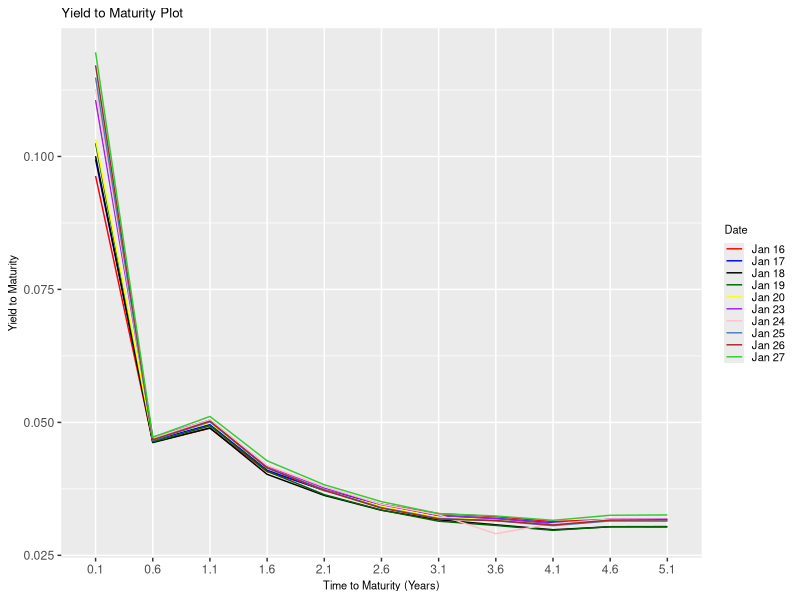
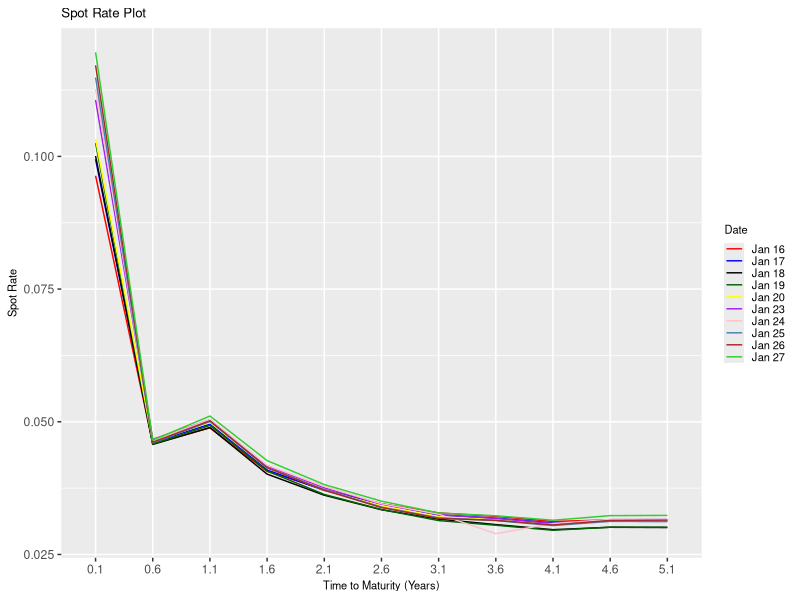
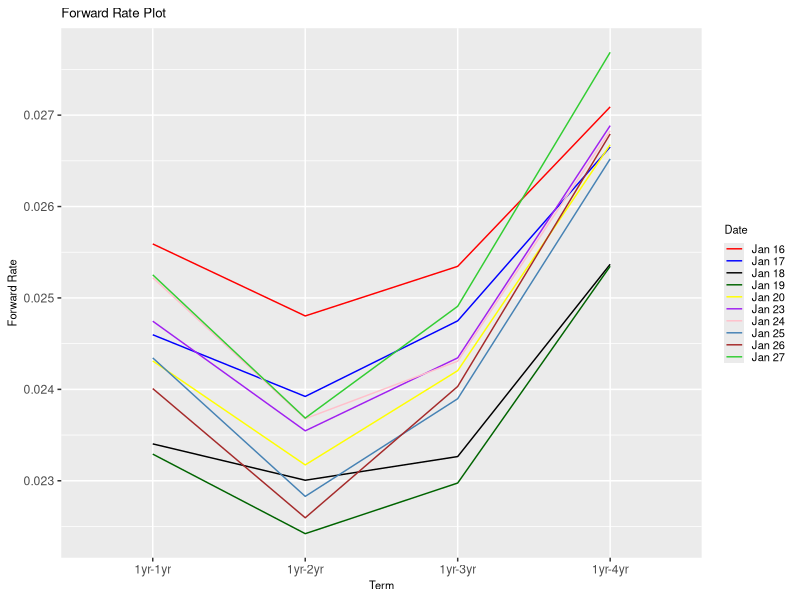
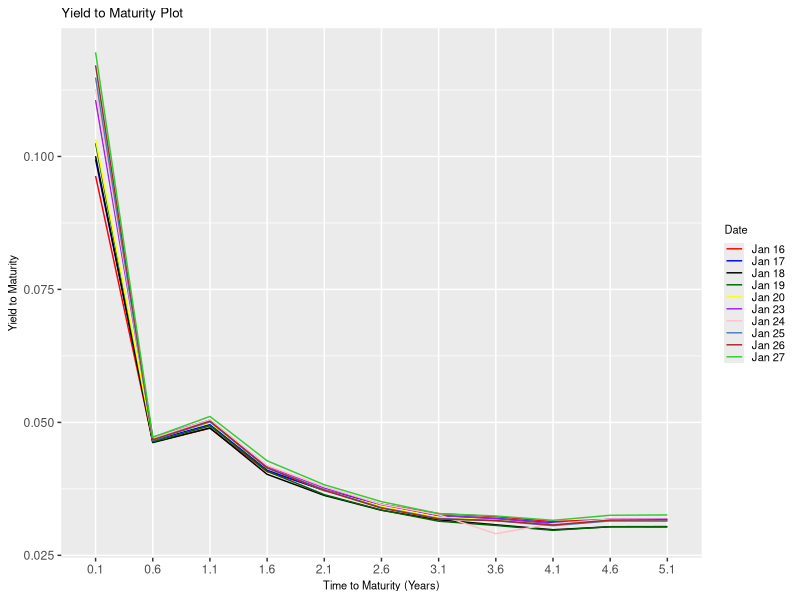
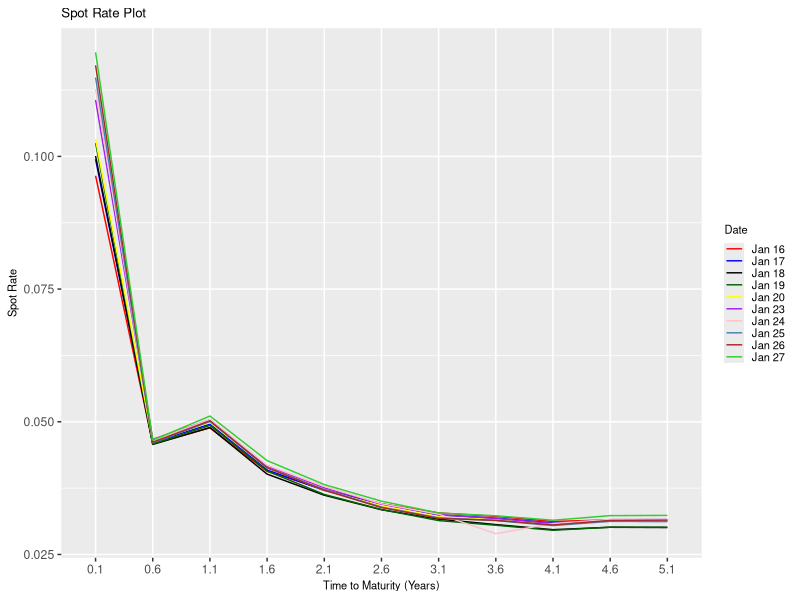
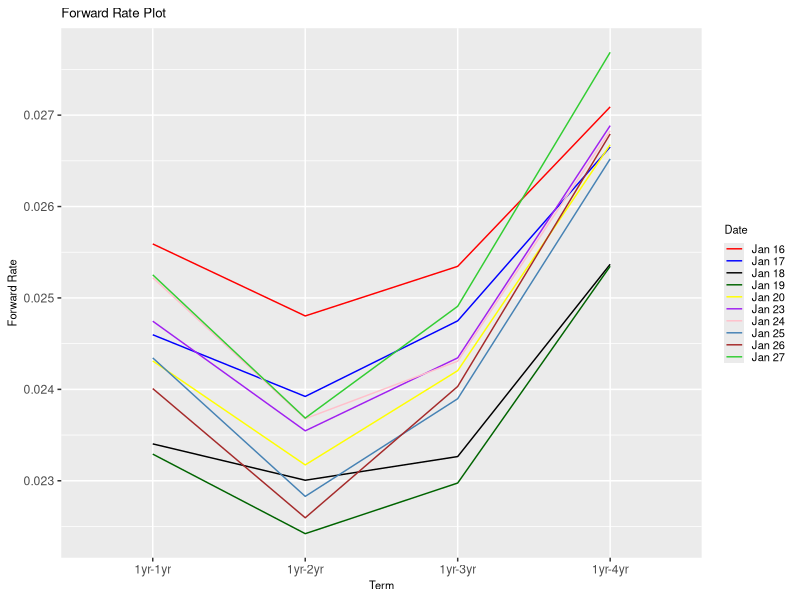

Write R code to recreate these figures, in order.
## ---- chunk 1
knitr::opts_chunk$set(echo = TRUE)
## ---- chunk 2
library(readxl)
data <- read_excel("APM466A1.xlsx")
data <- as.data.frame(data)
## ---- chunk 3
bonddates <- c("2023-01-16", "2023-01-17", "2023-01-18", "2023-01-19", "2023-01-20", "2023-01-23", "2023-01-24", "2023-01-25", "2023-01-26", "2023-01-27")
bonddates <- as.Date(bonddates)
maturedate <- as.Date(as.character(data$Maturity_Date), format="%m/%d/%Y")
## ---- chunk 4
closeprices = data.frame(data$PJan16, data$PJan17, data$PJan18, data$PJan19, data$PJan20, data$PJan23, data$PJan24, data$PJan25, data$PJan26, data$PJan27)
y = rep(1:11)
ytm = data.frame(y,y,y,y,y,y,y,y,y,y)
colnames(ytm) = c("YTM Jan 16", "YTM Jan 17", "YTM Jan 18", "YTM Jan 19", "YTM Jan 20", "YTM Jan 23", "YTM Jan 24", "YTM Jan 25", "YTM Jan 26", "YTM Jan 27")

# bond maturing in Mar 23
for (i in 1:10) {
  coupon=data$Coupon[1]*(100/2)
  face=100
  time2maturity = as.numeric(maturedate[1] - bonddates[i])/365
  f <- function(x) {
    - closeprices[1,i] + 
      coupon*exp(-x*(time2maturity)) + 
      face*exp(-x*(time2maturity))
  }
  ytm[1,i] = uniroot(f, interval = c(-100, 100))$root
}

# bond maturing in Aug 23
for (i in 1:10) {
  coupon=data$Coupon[2]*(100/2)
  face=100
  time2maturity = as.numeric(maturedate[2] - bonddates[i])/365
  f <- function(x) {
    - closeprices[2,i] + 
      coupon*exp(-x*(time2maturity - 0.5)) + 
      coupon*exp(-x*(time2maturity)) + 
      face*exp(-x*(time2maturity))
  }
  ytm[2,i] = uniroot(f, interval = c(-100, 100))$root
}

# bond maturing in Mar 24
for (i in 1:10) {
  coupon=data$Coupon[3]*(100/2)
  face=100
  time2maturity = as.numeric(maturedate[3] - bonddates[i])/365
  f <- function(x) {
    - closeprices[3,i] + 
      coupon*exp(-x*(time2maturity - 1)) + 
      coupon*exp(-x*(time2maturity - 0.5)) + 
      coupon*exp(-x*(time2maturity)) + 
      face*exp(-x*(time2maturity))
  }
  ytm[3,i] = uniroot(f, interval = c(-100, 100))$root
}

# bond maturing in Sept 24
for (i in 1:10) {
  coupon=data$Coupon[4]*(100/2)
  face=100
  time2maturity = as.numeric(maturedate[4] - bonddates[i])/365
  f <- function(x) {
    - closeprices[4,i] + 
      coupon*exp(-x*(time2maturity - 1.5)) + 
      coupon*exp(-x*(time2maturity - 1)) + 
      coupon*exp(-x*(time2maturity - 0.5)) + 
      coupon*exp(-x*(time2maturity)) + 
      face*exp(-x*(time2maturity))
  }
  ytm[4,i] = uniroot(f, interval = c(-100, 100))$root
}

# bond maturing in Mar 25
for (i in 1:10) {
  coupon=data$Coupon[5]*(100/2)
  face=100
  time2maturity = as.numeric(maturedate[5] - bonddates[i])/365
  f <- function(x) {
    - closeprices[5,i] + 
      coupon*exp(-x*(time2maturity - 2)) + 
      coupon*exp(-x*(time2maturity - 1.5)) + 
      coupon*exp(-x*(time2maturity - 1)) + 
      coupon*exp(-x*(time2maturity - 0.5)) + 
      coupon*exp(-x*(time2maturity)) + 
      face*exp(-x*(time2maturity))
  }
  ytm[5,i] = uniroot(f, interval = c(-100, 100))$root
}

# bond maturing in Sep 25
for (i in 1:10) {
  coupon=data$Coupon[6]*(100/2)
  face=100
  time2maturity = as.numeric(maturedate[6] - bonddates[i])/365
  f <- function(x) {
    - closeprices[6,i] + 
      coupon*exp(-x*(time2maturity - 2.5)) + 
      coupon*exp(-x*(time2maturity - 2)) + 
      coupon*exp(-x*(time2maturity - 1.5)) + 
      coupon*exp(-x*(time2maturity - 1)) + 
      coupon*exp(-x*(time2maturity - 0.5)) + 
      coupon*exp(-x*(time2maturity)) + 
      face*exp(-x*(time2maturity))
  }
  ytm[6,i] = uniroot(f, interval = c(-100, 100))$root
}

# bond maturing in Mar 26
for (i in 1:10) {
  coupon=data$Coupon[7]*(100/2)
  face=100
  time2maturity = as.numeric(maturedate[7] - bonddates[i])/365
  f <- function(x) {
    - closeprices[7,i] + 
      coupon*exp(-x*(time2maturity - 3)) + 
      coupon*exp(-x*(time2maturity - 2.5)) + 
      coupon*exp(-x*(time2maturity - 2)) + 
      coupon*exp(-x*(time2maturity - 1.5)) + 
      coupon*exp(-x*(time2maturity - 1)) + 
      coupon*exp(-x*(time2maturity - 0.5)) + 
      coupon*exp(-x*(time2maturity)) + 
      face*exp(-x*(time2maturity))
  }
  ytm[7,i] = uniroot(f, interval = c(-100, 100))$root
}

# bond maturing in Sep 26
for (i in 1:10) {
  coupon=data$Coupon[8]*(100/2)
  face=100
  time2maturity = as.numeric(maturedate[8] - bonddates[i])/365
  f <- function(x) {
    - closeprices[8,i] + 
      coupon*exp(-x*(time2maturity - 3.5)) + 
      coupon*exp(-x*(time2maturity - 3)) + 
      coupon*exp(-x*(time2maturity - 2.5)) + 
      coupon*exp(-x*(time2maturity - 2)) + 
      coupon*exp(-x*(time2maturity - 1.5)) + 
      coupon*exp(-x*(time2maturity - 1)) + 
      coupon*exp(-x*(time2maturity - 0.5)) + 
      coupon*exp(-x*(time2maturity)) + 
      face*exp(-x*(time2maturity))
  }
  ytm[8,i] = uniroot(f, interval = c(-100, 100))$root
}

# bond maturing in Mar 27
for (i in 1:10) {
  coupon=data$Coupon[9]*(100/2)
  face=100
  time2maturity = as.numeric(maturedate[9] - bonddates[i])/365
  f <- function(x) {
    - closeprices[9,i] + 
      coupon*exp(-x*(time2maturity - 4)) + 
      coupon*exp(-x*(time2maturity - 3.5)) + 
      coupon*exp(-x*(time2maturity - 3)) + 
      coupon*exp(-x*(time2maturity - 2.5)) + 
      coupon*exp(-x*(time2maturity - 2)) + 
      coupon*exp(-x*(time2maturity - 1.5)) + 
      coupon*exp(-x*(time2maturity - 1)) + 
      coupon*exp(-x*(time2maturity - 0.5)) + 
      coupon*exp(-x*(time2maturity)) + 
      face*exp(-x*(time2maturity))
  }
  ytm[9,i] = uniroot(f, interval = c(-100, 100))$root
}

# bond maturing in Sep 27
for (i in 1:10) {
  coupon=data$Coupon[10]*(100/2)
  face=100
  time2maturity = as.numeric(maturedate[10] - bonddates[i])/365
  f <- function(x) {
    - closeprices[10,i] + 
      coupon*exp(-x*(time2maturity - 4.5)) + 
      coupon*exp(-x*(time2maturity - 4)) + 
      coupon*exp(-x*(time2maturity - 3.5)) + 
      coupon*exp(-x*(time2maturity - 3)) + 
      coupon*exp(-x*(time2maturity - 2.5)) + 
      coupon*exp(-x*(time2maturity - 2)) + 
      coupon*exp(-x*(time2maturity - 1.5)) + 
      coupon*exp(-x*(time2maturity - 1)) + 
      coupon*exp(-x*(time2maturity - 0.5)) + 
      coupon*exp(-x*(time2maturity)) + 
      face*exp(-x*(time2maturity))
  }
  ytm[10,i] = uniroot(f, interval = c(-100, 100))$root
}

# bond maturing in Mar 28
for (i in 1:10) {
  coupon=data$Coupon[11]*(100/2)
  face=100
  time2maturity = as.numeric(maturedate[11] - bonddates[i])/365
  f <- function(x) {
    - closeprices[11,i] + 
      coupon*exp(-x*(time2maturity - 5)) + 
      coupon*exp(-x*(time2maturity - 4.5)) + 
      coupon*exp(-x*(time2maturity - 4)) + 
      coupon*exp(-x*(time2maturity - 3.5)) + 
      coupon*exp(-x*(time2maturity - 3)) + 
      coupon*exp(-x*(time2maturity - 2.5)) + 
      coupon*exp(-x*(time2maturity - 2)) + 
      coupon*exp(-x*(time2maturity - 1.5)) + 
      coupon*exp(-x*(time2maturity - 1)) + 
      coupon*exp(-x*(time2maturity - 0.5)) + 
      coupon*exp(-x*(time2maturity)) + 
      face*exp(-x*(time2maturity))
  }
  ytm[11,i] = uniroot(f, interval = c(-100, 100))$root
}
## ---- chunk 5
ytmnew <- ytm
for (i in 1:10) {
  time2maturity2 = as.numeric(maturedate[2] - bonddates[i])/365
  time2maturity3 = as.numeric(maturedate[3] - bonddates[i])/365
  ytmnew[2,i] = ytmnew[3,i] -((ytmnew[3,i] - ytmnew[2,i])/(time2maturity3 - time2maturity2))*0.5
}
## ---- chunk 6
library(ggplot2)
Maturity = factor(c(0.1, 0.6, 1.1, 1.6, 2.1, 2.6, 3.1, 3.6, 4.1, 4.6, 5.1))
colorsytm = c("Jan 16" = "red", "Jan 17" = "blue", "Jan 18" = "black", 
              "Jan 19" = "darkgreen", "Jan 20" = "yellow", "Jan 23" = "purple",
              "Jan 24" = "pink", "Jan 25" = "steelblue", "Jan 26" = "brown",
              "Jan 27" = "limegreen")
ggplot(ytmnew, aes(x = Maturity)) +
    geom_line(aes(y = `YTM Jan 16`, group = 1, color = "Jan 16")) +
    geom_line(aes(y = `YTM Jan 17`, group = 1, color = "Jan 17")) +
    geom_line(aes(y = `YTM Jan 18`, group = 1, color = "Jan 18")) +
    geom_line(aes(y = `YTM Jan 19`, group = 1, color = "Jan 19")) +
    geom_line(aes(y = `YTM Jan 20`, group = 1, color = "Jan 20")) +
    geom_line(aes(y = `YTM Jan 23`, group = 1, color = "Jan 23")) +
    geom_line(aes(y = `YTM Jan 24`, group = 1, color = "Jan 24")) +
    geom_line(aes(y = `YTM Jan 25`, group = 1, color = "Jan 25")) +
    geom_line(aes(y = `YTM Jan 26`, group = 1, color = "Jan 26")) +
    geom_line(aes(y = `YTM Jan 27`, group = 1, color = "Jan 27")) +
    labs(x = "Time to Maturity (Years)",
         y = "Yield to Maturity",
         color = "Date",
         title = "Yield to Maturity Plot") +
    scale_color_manual(values = colorsytm) +
  guides(color = guide_legend(override.aes = list(size = 0.5))) +
  theme(legend.key.size = unit(0.1, 'cm'), 
        legend.key.height = unit(0.1, 'cm'),
        legend.key.width = unit(0.5, 'cm'), 
        legend.title = element_text(size=8), 
        legend.text = element_text(size=8),
        axis.title.x = element_text(size=8),
        axis.title.y = element_text(size=8),
        title = element_text(size=8)) 

ggsave(file="ytm_plot.png", width=12, height=4, dpi=300)
## ---- chunk 7
closeprices = data.frame(data$PJan16, data$PJan17, data$PJan18, data$PJan19, data$PJan20, data$PJan23, data$PJan24, data$PJan25, data$PJan26, data$PJan27)
y = rep(1:11)
spotrate = data.frame(y,y,y,y,y,y,y,y,y,y)
colnames(spotrate) = c("Spot Rate Jan 16", "Spot Rate Jan 17", "Spot Rate Jan 18", "Spot Rate Jan 19", "Spot Rate Jan 20", "Spot Rate Jan 23", "Spot Rate Jan 24", "Spot Rate Jan 25", "Spot Rate Jan 26", "Spot Rate Jan 27")

# spot rate for bond maturing in Mar 23
for (i in 1:10) {
  coupon=data$Coupon[1]*(100/2)
  face=100
  time2maturity = as.numeric(maturedate[1] - bonddates[i])/365
  spotrate[1,i]=-(log(closeprices[1,i]/(coupon+face)))/(time2maturity)
}

# spot rate for the rest of the bonds
for (j in 2:11) {
  
  for (i in 1:10) {
    price = closeprices[j,i]
    coupon = data$Coupon[j]*100/2
    PVallcoupons = 0
    time2maturity = as.numeric(maturedate[j] - bonddates[i])/365
    coupon_times = seq(time2maturity, 0, -0.5)
    
    # find the present value of the all remaining but the last coupon payments
    len = length(coupon_times)
    k = len
    while (k>1){
        PVallcoupons = PVallcoupons + coupon * exp(-spotrate[len-k+1,i] * coupon_times[k])
        k = k-1
    }
    
   # calculate spot rate
    spotrate[j,i] = -(log((price - PVallcoupons)/(coupon+face)))/
      (time2maturity)

  }
  
}

## ---- chunk 8
library(ggplot2)
Maturity = factor(c(0.1, 0.6, 1.1, 1.6, 2.1, 2.6, 3.1, 3.6, 4.1, 4.6, 5.1))
colorsytm = c("Jan 16" = "red", "Jan 17" = "blue", "Jan 18" = "black", 
              "Jan 19" = "darkgreen", "Jan 20" = "yellow", "Jan 23" = "purple",
              "Jan 24" = "pink", "Jan 25" = "steelblue", "Jan 26" = "brown",
              "Jan 27" = "limegreen")
ggplot(spotrate, aes(x = Maturity)) +
    geom_line(aes(y = `Spot Rate Jan 16`, group = 1, color = "Jan 16")) +
    geom_line(aes(y = `Spot Rate Jan 17`, group = 1, color = "Jan 17")) +
    geom_line(aes(y = `Spot Rate Jan 18`, group = 1, color = "Jan 18")) +
    geom_line(aes(y = `Spot Rate Jan 19`, group = 1, color = "Jan 19")) +
    geom_line(aes(y = `Spot Rate Jan 20`, group = 1, color = "Jan 20")) +
    geom_line(aes(y = `Spot Rate Jan 23`, group = 1, color = "Jan 23")) +
    geom_line(aes(y = `Spot Rate Jan 24`, group = 1, color = "Jan 24")) +
    geom_line(aes(y = `Spot Rate Jan 25`, group = 1, color = "Jan 25")) +
    geom_line(aes(y = `Spot Rate Jan 26`, group = 1, color = "Jan 26")) +
    geom_line(aes(y = `Spot Rate Jan 27`, group = 1, color = "Jan 27")) +
    labs(x = "Time to Maturity (Years)",
         y = "Spot Rate",
         color = "Date",
         title = "Spot Rate Plot") +
    scale_color_manual(values = colorsytm) +
  guides(color = guide_legend(override.aes = list(size = 0.5))) +
  theme(legend.key.size = unit(0.1, 'cm'), 
        legend.key.height = unit(0.1, 'cm'),
        legend.key.width = unit(0.5, 'cm'), 
        legend.title = element_text(size=8), 
        legend.text = element_text(size=8),
        axis.title.x = element_text(size=8),
        axis.title.y = element_text(size=8),
        title = element_text(size=8)) 

ggsave(file="spotrate_plot.png", width=12, height=4, dpi=300)
## ---- chunk 9
y = rep(1:4)
forward = data.frame(y,y,y,y,y,y,y,y,y,y)
colnames(forward) = c("Forward Rate Jan 16",  "Forward Rate Jan 17", "Forward Rate Jan 18", "Forward Rate Jan 19", "Forward Rate Jan 20", "Forward Rate Jan 23", "Forward Rate Jan 24", "Forward Rate Jan 25", "Forward Rate Jan 26", "Forward Rate Jan 27")

for (j in 1:4) {
  for (i in 1:10) {
    forward[j,i] = (spotrate[3+2*j,i]*(j+1) - spotrate[3,i])/j
  }
 }

## ---- chunk 10
library(ggplot2)
Maturity = factor(c("1yr-1yr", "1yr-2yr", "1yr-3yr", "1yr-4yr"))
colorsytm = c("Jan 16" = "red", "Jan 17" = "blue", "Jan 18" = "black", 
              "Jan 19" = "darkgreen", "Jan 20" = "yellow", "Jan 23" = "purple",
              "Jan 24" = "pink", "Jan 25" = "steelblue", "Jan 26" = "brown",
              "Jan 27" = "limegreen")
ggplot(forward, aes(x = Maturity)) +
    geom_line(aes(y = `Forward Rate Jan 16`, group = 1, color = "Jan 16")) +
    geom_line(aes(y = `Forward Rate Jan 17`, group = 1, color = "Jan 17")) +
    geom_line(aes(y = `Forward Rate Jan 18`, group = 1, color = "Jan 18")) +
    geom_line(aes(y = `Forward Rate Jan 19`, group = 1, color = "Jan 19")) +
    geom_line(aes(y = `Forward Rate Jan 20`, group = 1, color = "Jan 20")) +
    geom_line(aes(y = `Forward Rate Jan 23`, group = 1, color = "Jan 23")) +
    geom_line(aes(y = `Forward Rate Jan 24`, group = 1, color = "Jan 24")) +
    geom_line(aes(y = `Forward Rate Jan 25`, group = 1, color = "Jan 25")) +
    geom_line(aes(y = `Forward Rate Jan 26`, group = 1, color = "Jan 26")) +
    geom_line(aes(y = `Forward Rate Jan 27`, group = 1, color = "Jan 27")) +
    labs(x = "Term",
         y = "Forward Rate",
         color = "Date",
         title = "Forward Rate Plot") +
    scale_color_manual(values = colorsytm) +
  guides(color = guide_legend(override.aes = list(size = 0.5))) +
  theme(legend.key.size = unit(0.1, 'cm'), 
        legend.key.height = unit(0.1, 'cm'),
        legend.key.width = unit(0.5, 'cm'), 
        legend.title = element_text(size=8), 
        legend.text = element_text(size=8),
        axis.title.x = element_text(size=8),
        axis.title.y = element_text(size=8),
        title = element_text(size=8)) 

ggsave(file="forwardrate_plot.png", width=12, height=4, dpi=300)
## ---- chunk 11
y = rep(1:9)
logreturnyield = data.frame(y,y,y,y,y)
for (j in 1:9) {
  for (i in 1:5) {
  logreturnyield[j,i]=log(ytmnew[1+2*i,j+1]/ytmnew[1+2*i,j])
  }
}

covlogreturnyield = cov(logreturnyield, logreturnyield)
covlogreturnyield
## ---- chunk 12
y = rep(1:9)
logreturnforward = data.frame(y,y,y,y)
for (j in 1:9) {
  for (i in 1:4) {
  logreturnforward[j,i]=log(forward[i,j+1]/forward[i,j])
  }
}

covlogreturnforward = cov(logreturnforward, logreturnforward)
covlogreturnforward
## ---- chunk 13
t1 <- covlogreturnyield
colnames(t1) <- c('$X_1$', '$X_2$', '$X_3$', '$X_4$', '$X_5$')
rownames(t1) <- c('$X_1$', '$X_2$', '$X_3$', '$X_4$', '$X_5$')
t2 <- covlogreturnforward
colnames(t2) <- c('$X_1$', '$X_2$', '$X_3$', '$X_4$')
rownames(t2) <- c('$X_1$', '$X_2$', '$X_3$', '$X_4$')
knitr::kable(t1, caption = "Covariance matrix for log returns of yield")
knitr::kable(t2, caption = "Covariance matrix for log returns of the forward rate")
## ---- chunk 14
eigen_yield=eigen(covlogreturnyield,symmetric=TRUE)
eigen_yield$values
eigen_yield$vectors
## ---- chunk 15
eigen_forward=eigen(covlogreturnforward,symmetric=TRUE)
## ---- chunk 16
t3 <- data.frame(eigen_yield$values[1], eigen_yield$values[2], eigen_yield$values[3], eigen_yield$values[4], eigen_yield$values[5])
rownames(t3) <- NULL
colnames(t3) <- c("$\\lambda_1$", "$\\lambda_2$", "$\\lambda_3$", "$\\lambda_4$", "$\\lambda_5$")
t4 <- data.frame(eigen_yield$vectors)
rownames(t4) <- NULL
colnames(t4) <- c("$v_1$", "$v_2$", "$v_3$", "$v_4$", "$v_5$")
t5 <- data.frame(eigen_forward$values[1], eigen_yield$values[2], eigen_yield$values[3], eigen_yield$values[4])
rownames(t5) <- NULL
colnames(t5) <- c("$\\lambda_1$", "$\\lambda_2$", "$\\lambda_3$", "$\\lambda_4$")
t6 <- data.frame(eigen_forward$vectors)
rownames(t6) <- NULL
colnames(t6) <- c("$v_1$", "$v_2$", "$v_3$", "$v_4$")
knitr::kable(t3, caption = "Eigenvalues for covariance matrix for log returns of yield", escape = FALSE)
knitr::kable(t4, caption = "Eigenvectors for covariance matrix for log returns of yield", escape = FALSE)
knitr::kable(t5, caption = "Eigenvalues for covariance matrix for log returns of the forward rate", escape = FALSE)
knitr::kable(t6, caption = "Eigenvectors for covariance matrix for log returns of the forward rate", escape = FALSE)
